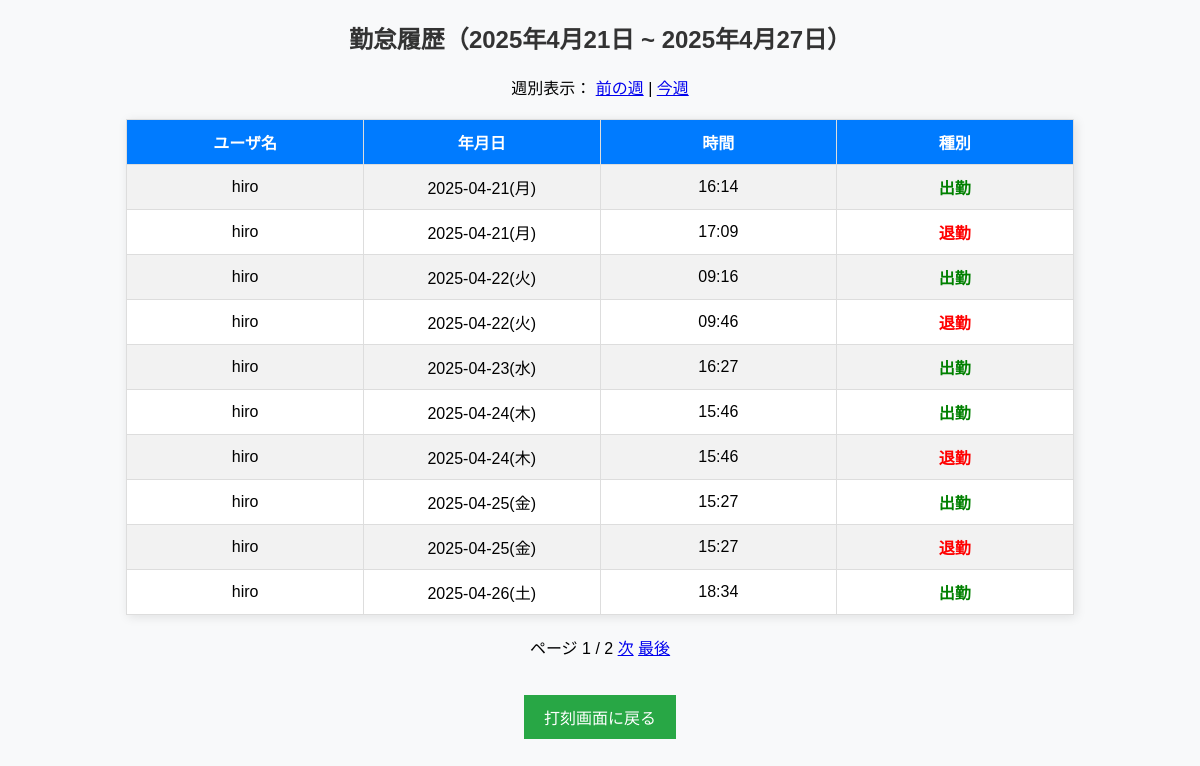
The page /history/ (signed in) on the database as committed earlier.
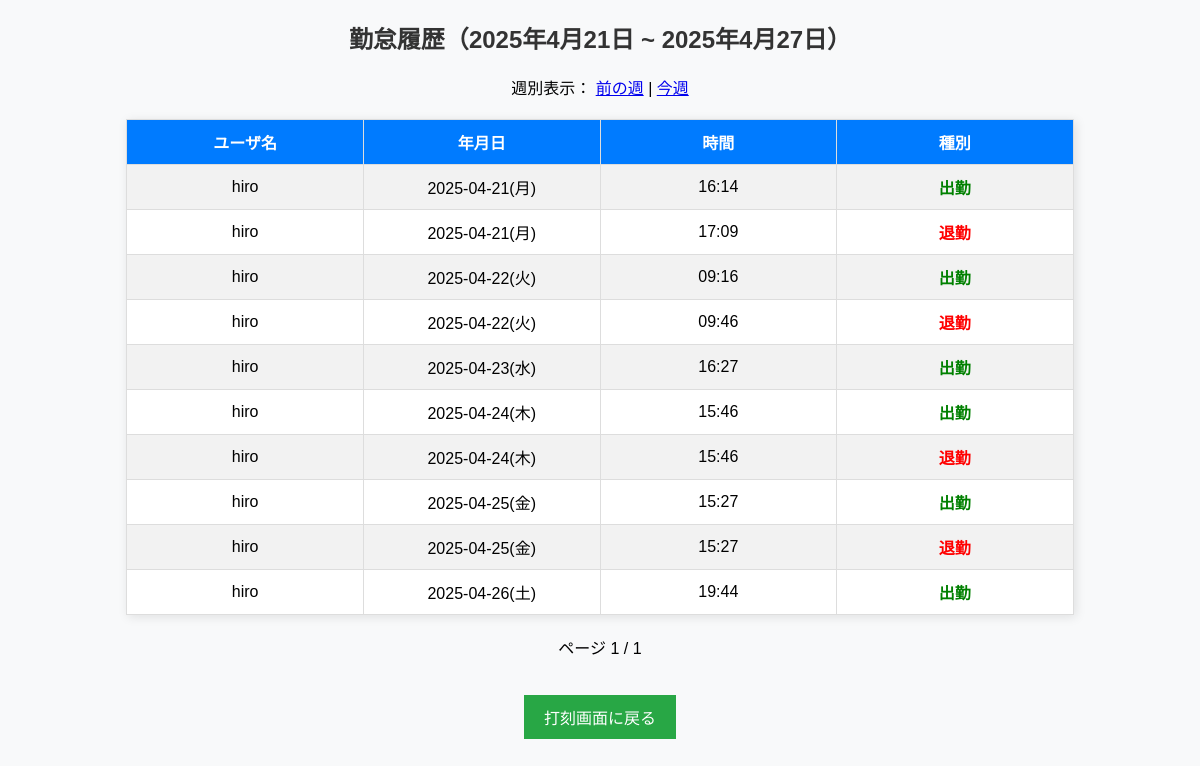
The same page on the database as committed later.
### attendance/models.py (models this page shows, shortened)
class AttendanceLog(models.Model):
    TYPE_CHOICES = [
        ('in', '出勤'),
        ('out', '退勤'),
    ]
    user = models.ForeignKey(User, on_delete=models.CASCADE)
    type = models.CharField(max_length=3, choices=TYPE_CHOICES)
    timestamp = models.DateTimeField(auto_now_add=True)
    timestamp__date=timezone.now().date()

### attendance/views.py (the view)
# urls.py: path('history/', views.history_view, name='history'),
@login_required
def history_view(request):
    week_number = int(request.GET.get('week', 0))  # 週番号（0: 今週、1: 先週…）
    today = datetime.today().date()
    start_of_week = today - timedelta(days=today.weekday()) - timedelta(weeks=week_number)
    end_of_week = start_of_week + timedelta(days=6)
    logs_list = AttendanceLog.objects.filter(
        user=request.user, timestamp__date__range=[start_of_week, end_of_week]
    ).order_by('timestamp')
    paired_sessions = []
    current_in = None
    for log in logs_list:
        if log.type == 'in':
            current_in = log.timestamp
        elif log.type == 'out' and current_in:
            paired_sessions.append((current_in, log.timestamp))
            current_in = None
    weekdays = ['月', '火', '水', '木', '金', '土', '日']
    weekly_minutes = defaultdict(int)
    presence_distribution = {day: [] for day in weekdays}
    for start, end in paired_sessions:
        weekday = weekdays[start.weekday()]
        duration = int((end - start).total_seconds() // 60)
        weekly_minutes[weekday] += duration
        start_hour = round(start.hour + start.minute / 60, 2)
        end_hour = round(end.hour + end.minute / 60, 2)
        presence_distribution[weekday].append([start_hour, end_hour])
    paginator = Paginator(logs_list, 10)
    page_number = request.GET.get('page')
    page_obj = paginator.get_page(page_number)
    total_minutes = sum(weekly_minutes.values())
    remaining_minutes = max(0, 2400 - total_minutes)  # 2400分 = 40時間
    return render(request, 'attendance/history.html', {
        'page_obj': page_obj,
        'week_number': week_number,
        'start_of_week': start_of_week,
        'end_of_week': end_of_week,
        'weekly_labels': list(weekly_minutes.keys()),
        'weekly_data': list(weekly_minutes.values()),
        'presence_distribution': presence_distribution,
        'total_minutes': total_minutes,
        'remaining_minutes': remaining_minutes,
    })

### attendance/templates/attendance/history.html (shortened to what this page needs)
<!DOCTYPE html>
<html lang="ja">
<head>
</head>
<body>
  <h2>勤怠履歴（{{ start_of_week }} ~ {{ end_of_week }}）</h2>
  <p>週別表示：
    <a href="?week={{ week_number|add:1 }}">前の週</a> |
    <a href="?week=0">今週</a>
  </p>
  <table border="1">
    <tr>
      <th>ユーザ名</th>
      <th>年月日</th>
      <th>時間</th>
      <th>種別</th>
    </tr>
    {% for log in page_obj %}
      <tr>
        <td>{{ log.user.username }}</td>
        <td>{{ log.timestamp|date:"Y-m-d(D)" }}</td>
        <td>{{ log.timestamp|date:"H:i" }}</td>
        <td class="{% if log.type == 'in' %}status-attendance{% elif log.type == 'out' %}status-leave{% endif %}">
          {{ log.get_type_display }}
      </td>
      </tr>
    {% empty %}
      <tr><td colspan="4">勤怠記録がありません。</td></tr>
    {% endfor %}
  </table>
  <div>
    <span>ページ {{ page_obj.number }} / {{ page_obj.paginator.num_pages }}</span>
    {% if page_obj.has_next %}
      <a href="?week={{ week_number }}&page={{ page_obj.next_page_number }}">次</a>
      <a href="?week={{ week_number }}&page={{ page_obj.paginator.num_pages }}">最後</a>
    {% endif %}
    <p>
      <a href="{% url 'logout_to_top' %}">
          <button type="button">打刻画面に戻る</button>
      </a>
    </p>
  </div>
</body>
</html>

### attendance/templates/attendance/history.html (style rules this page uses)
body { font-family: Arial, sans-serif; background-color: #f8f9fa; text-align: center; }
h2 { color: #333; }
table { width: 80%; margin: 20px auto; border-collapse: collapse; background-color: #fff; box-shadow: 2px 2px 10px rgba(0, 0, 0, 0.1); table-layout: fixed; }
th, td { padding: 10px; border: 1px solid #ddd; text-align: center; }
th { background-color: #007bff; color: white; }
tr:nth-child(even) { background-color: #f2f2f2; }
.status-attendance { color: green; font-weight: bold; }
.status-leave { color: red; font-weight: bold; }
button { padding: 10px 20px; margin-top: 20px; border: none; background-color: #28a745; color: white; cursor: pointer; font-size: 16px; }

Rows that differ between the two databases and show on the page:
removed AttendanceLog: user.username "hiro", timestamp "2025-04-26(土)", timestamp "18:34", type "出勤"
added AttendanceLog: user.username "hiro", timestamp "2025-04-26(土)", timestamp "19:44", type "出勤"
Other text that changed with them:
{{ page_obj.paginator.num_pages }}: "2" → "1"
text no longer shown: "次 最後"
